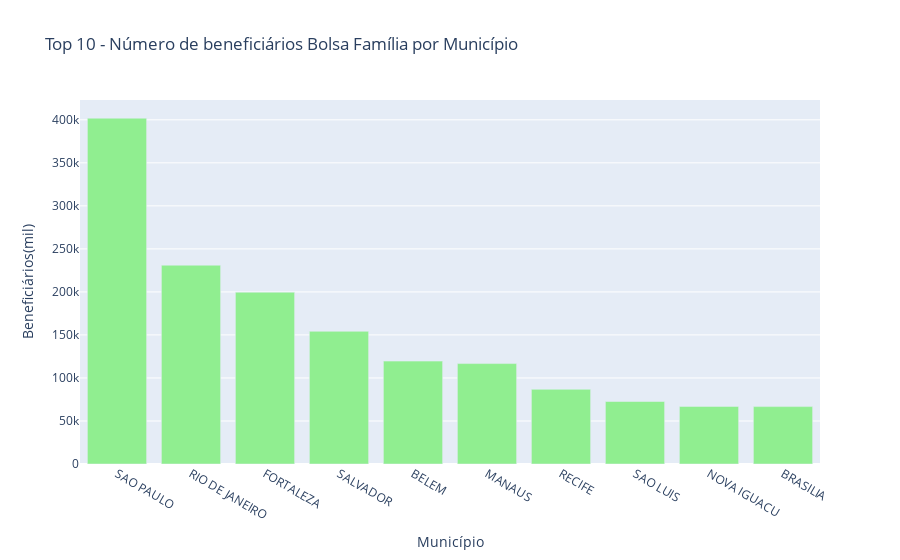

Notebook cell for this chart:
### Code cell
#Plotando o gráfico
data_municipio_beneficiarios = [go.Bar(x=municipio_beneficiarios.index,
        y=municipio_beneficiarios.values,
        marker = {'color':'lightgreen'})]


layout_municipio_beneficiarios = go.Layout(title='Top 10 - Número de beneficiários Bolsa Família por Município',
                   yaxis={'title':'Beneficiários(mil)'},
                   xaxis={'title':'Município'})

fig = go.Figure(data=data_municipio_beneficiarios, layout=layout_municipio_beneficiarios)
py.iplot(fig)

### Figure 1 — Plotly figure (JSON) as saved in the notebook; plotly's stock layout.template omitted (floating-point values rounded to 4 significant figures)
{"data": [{"marker": {"color": "lightgreen"}, "type": "bar", "x": ["SAO PAULO", "RIO DE JANEIRO", "FORTALEZA", "SALVADOR", "BELEM", "MANAUS", "RECIFE", "SAO LUIS", "NOVA IGUACU", "BRASILIA"], "y": [401880, 231050, 199669, 154209, 119578, 116723, 86771, 72626, 66908, 66688]}], "layout": {"title": {"text": "Top 10 - Número de beneficiários Bolsa Família por Município"}, "xaxis": {"title": {"text": "Município"}}, "yaxis": {"title": {"text": "Beneficiários(mil)"}}}}
